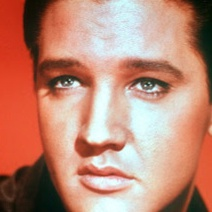
#> input picture training-data/elvis/elvis1.jpg, 212 x 212 px; its folder holds only this picture in this run
$ python face-recogniser.py
#> lines starting #> are read from the running program, lines starting #| are printed output that depends on the picture
import cv2
import os
import numpy as np
import time
from lib import lib
from lib import camthread


# this function will read all persons' training images, detect face from each image
# and will return two lists of exactly same size, one list
# of faces and another list of labels for each face
def prepare_training_data(data_folder_path):
#> called with data_folder_path = 'training-data'
    print("Preparing data...")

    # list of face rects
    faces = []
    # list of face labels
    labels = []
    # Dictionary of label => name
    label_names = {}
    # Current label ID
    label = 0

    dirs = os.listdir(data_folder_path)
    for dir_name in dirs:
        # Take the next label number
        label = label + 1
        label_names[label] = dir_name

        subject_dir = data_folder_path + "/" + dir_name
        if not os.path.isdir(subject_dir):
            continue

        # get the images names that are inside the given subject directory
        image_files = os.listdir(subject_dir)

        for file_name in image_files:
            full_path = subject_dir + "/" + file_name
            if file_name.startswith(".") or not os.path.isfile(full_path):
                continue

            image = cv2.imread(full_path)
#> image is the input picture: shape (212, 212, 3); mean B, G, R 118.6, 137, 189.7

            # cv2.imshow("Training on image...", cv2.resize(image, (400, 500)))
            # cv2.waitKey(10)

            gray = cv2.cvtColor(image, cv2.COLOR_BGR2GRAY)
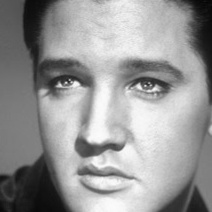
#> gray: shape (212, 212); min 4, max 252, mean 150.7
            faces.append(gray)
            labels.append(label)
#> pass 2 of the loop in prepare_training_data, `for dir_name in dirs:`:
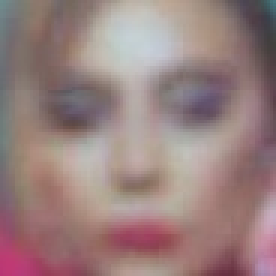
#> input picture training-data/gaga/gaga1.jpg, 92 x 92 px (shown 3 times larger)
#> in prepare_training_data, image is the input picture: shape (92, 92, 3); mean B, G, R 127.1, 128.2, 153.1
#> in prepare_training_data, `gray = cv2.cvtColor(image, cv2.COLOR_BGR2GRAY)`:
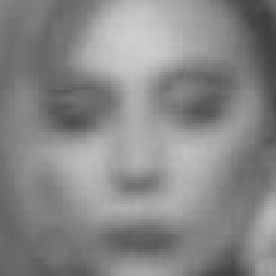
#> gray: shape (92, 92) (shown 3 times larger); min 63, max 206, mean 135.5
    # cv2.destroyAllWindows()
    # cv2.waitKey(1)
    # cv2.destroyAllWindows()

    print("Data prepared. Total faces:", len(faces), " Total labels:", len(label_names))
#| Data prepared. Total faces: 2  Total labels: 2

    return faces, labels, label_names


def save_unknown_face(img, save_dir, label_name, confidence):
    if not os.path.exists(save_dir):
        os.makedirs(save_dir)
    filename = "%s/%s_%s-%0.1f.jpg" % (save_dir, time.strftime("%Y%m%d%H%M%S"), label_name, confidence)
    cv2.imwrite(filename, img)


def main():
    # lower means stricter
    max_confidence = 150
    unknown_faces_dir = "unknown_faces"
    training_dir = "training-data"
    source_url = "http://10.9.0.120:8080/video"

    # Initialise and train face recogniser
    faces, labels, label_names = prepare_training_data(training_dir)
#> faces = 2 items; labels = [1, 2]; label_names = {1: 'elvis', 2: 'gaga'}
    recogniser = cv2.face.LBPHFaceRecognizer_create()
    # recogniser = cv2.face.EigenFaceRecognizer_create()
    # recogniser = cv2.face.FisherFaceRecognizer_create()
    print("Training face recognizer...")
    recogniser.train(faces, np.array(labels))
    print("Training finished")

    stream = camthread.VideoStream(src=source_url).start()
    try:
        quit_pressed = False
        while not quit_pressed:
            image = stream.read()

            if image is None:
                continue

            face, rect, all_faces = lib.detect_faces(image)

            if rect is not None:
                # Classify the face
                label, confidence = recogniser.predict(face)
                (x, y, w, h) = rect

                if confidence <= max_confidence:
                    face_name = label_names[label]
                else:
                    face_name = "Unknown (%s)" % label_names[label]
                    save_unknown_face(image[y: y + w, x: x + h], unknown_faces_dir, label_names[label], confidence)

                cv2.rectangle(image, (x, y), (x + w, y + h), (255, 0, 0), 2)
                cv2.putText(image, "%s (%f)" % (face_name, confidence), (x, y + h + 20), cv2.FONT_HERSHEY_SIMPLEX, 0.6,
                            (255, 0, 0), 2)

                if face is not None:
                    cv2.putText(face, face_name, (5, 20), cv2.FONT_HERSHEY_SIMPLEX, 0.6, (255, 255, 255), 2)
                    cv2.imshow("face", face)

            cv2.imshow("preview", image)
            k = cv2.waitKey(1) & 0xFF
            if k == ord("q"):
                quit_pressed = True

        if not quit_pressed:
            cv2.waitKey(0)
    finally:
        stream.stop()
        cv2.destroyAllWindows()


main()
#> (the call stopped at in main, `stream = camthread.VideoStream(src=source_url).start()`: lib is not available in this run)
